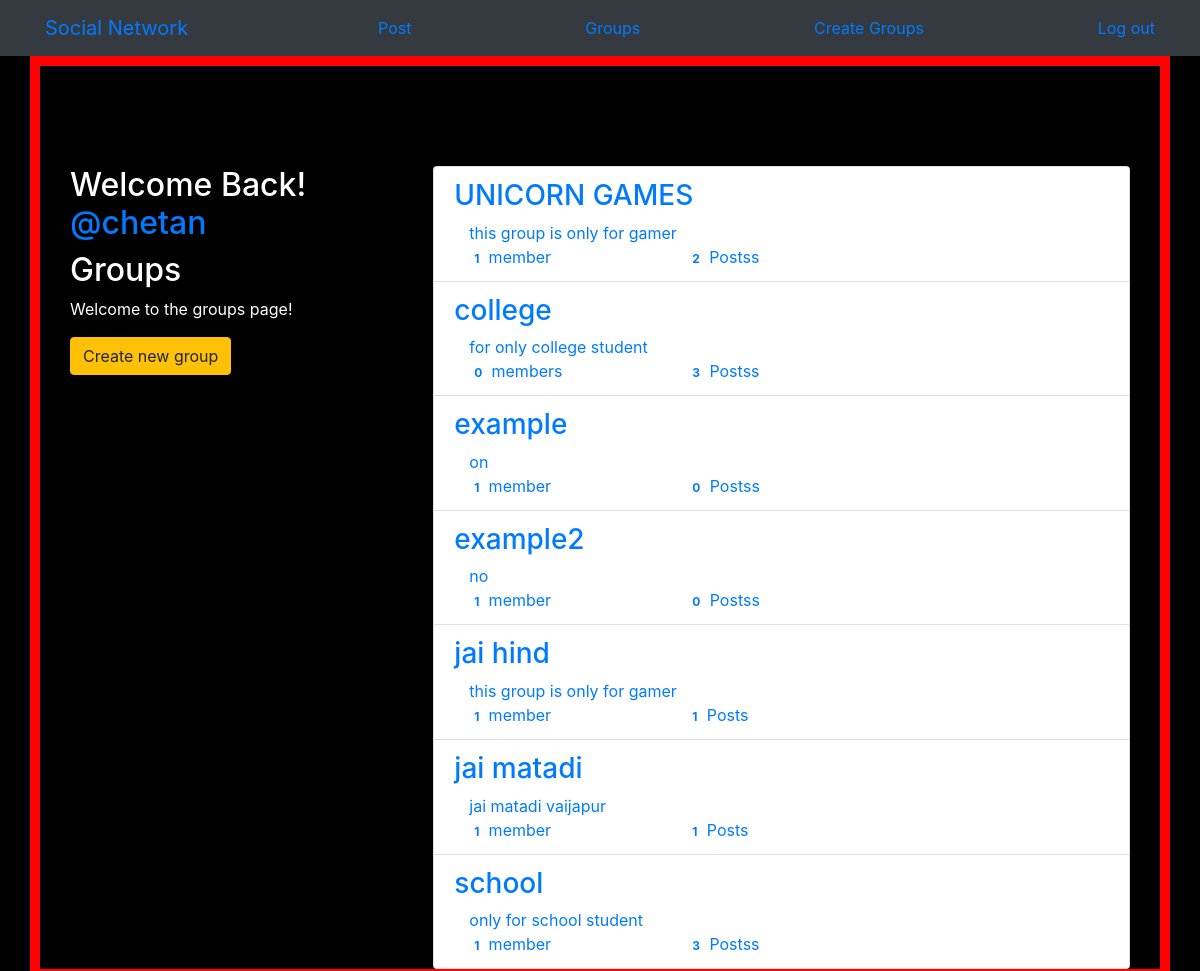
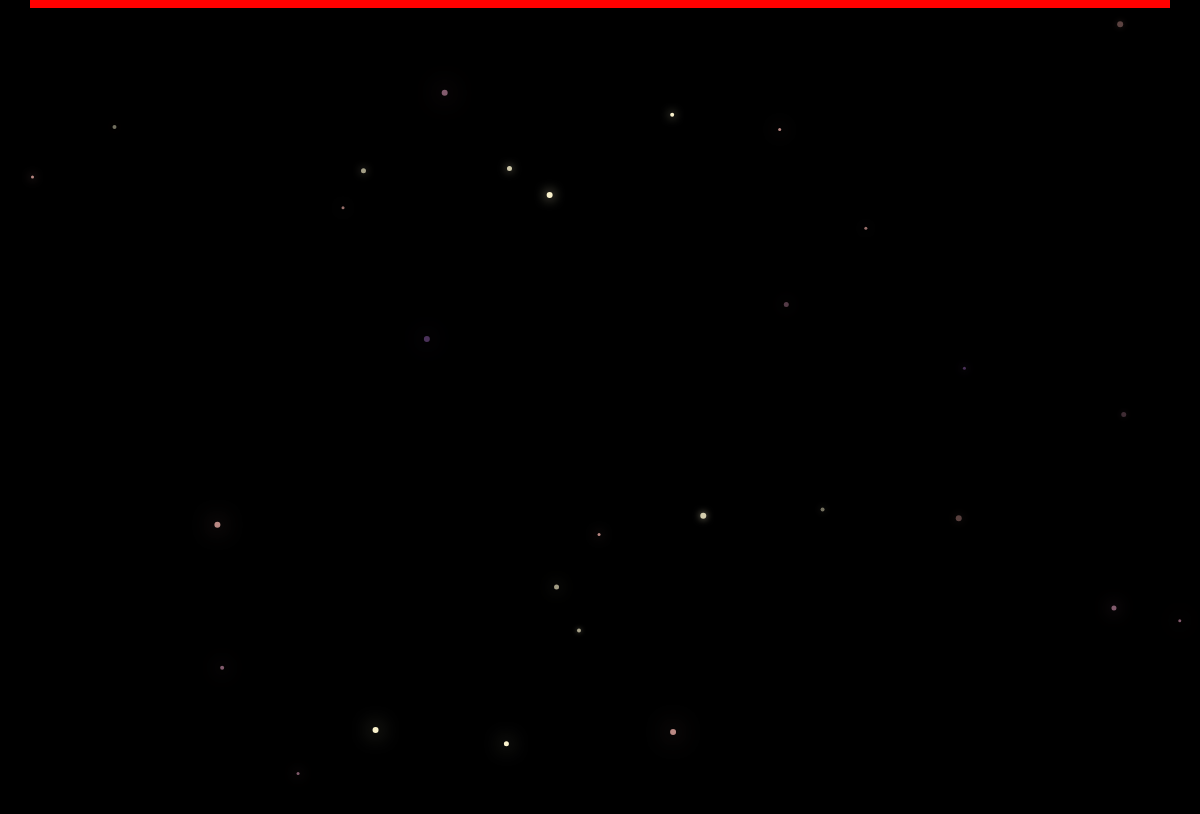
Screenshot of /group/ (signed in) with the database file from the repository (2 pictures, top to bottom).
### group/models.py (models this page shows, shortened)
class Group(models.Model):
    name= models.CharField(max_length=255,unique=True)
    slug= models.SlugField(allow_unicode=True,unique=True)
    description= models.TextField(blank=True,default='')
    description_html= models.TextField(editable=False,default='',blank=True)
    members= models.ManyToManyField(User,through='GroupMember')
    class Meta:
        ordering= ['name']

### group/views.py (the view)
# urls.py: path('',views.ListGroups.as_view(),name='all'),
class ListGroups(generic.ListView):
    model = Group

### group/templates/group/group_list.html
{% extends 'group/group_base.html' %}
{% block pregroup %}
<div class="col-md-4">
    <div class="content">
        {% if user.is_authenticated %}
            <h2>Welcome Back!
                <a href="{% url 'posts:for_user' username=user.username %}">
                    @{{user.username}}
                </a>
            </h2>
        {% endif %}
        <h2>Groups</h2>
        <p>Welcome to the groups page!</p>
    </div>
    {% if user.is_authenticated %}
         <a href="{% url 'group:create' %}" class="btn btn-md btn-fill btn-warning">
            <span class="glyphicon glyphicon-plus-sign">Create new group</span>
         </a>
    {% endif %}
</div>
{% endblock %}
{% block group_content %}
<div class="col-md-8">
    <div class="list-group">
        {% for group in object_list %}
            <a class="list-group-item" href="{% url 'group:single' slug=group.slug %}">
                <h3 class="title list-group-item-heading">{{group.name}}</h3>
                <div class="list-group-item-text container-fluid">
                    {{group.description_html|safe}}
                    <div class="row">
                        <div class="col-md-4">
                            <span class="badge">{{group.members.count}}</span>
                            member{{group.members.count|pluralize}}
                        </div>
                        <div class="col-md-4">
                            <span class="badge">{{group.posts.count}}</span>
                            Posts{{group.posts.count|pluralize}}
                        </div>
                    </div>
                </div>
            </a>
        {% endfor %}
    </div>
</div>
{% endblock %}

### static/css/master.css (style rules this page uses)
html, body { height: 100%; width: 100%; overflow: hidden; background: #191063; margin: 0; }

### static/simplesocial/css/master.css (style rules this page uses)
body { margin: 0; overflow: hidden; background-color: black; color:white; }

### rows the page displays
Group: name "UNICORN GAMES", description_html "this group is only for gamer", members.count "1", posts.count "2"
Group: name "college", description_html "for only college student", members.count "0", posts.count "3"
Group: name "example", description_html "on", members.count "1", posts.count "0"
Group: name "example2", description_html "no", members.count "1", posts.count "0"
Group: name "jai hind", description_html "this group is only for gamer", members.count "1", posts.count "1"
Group: name "jai matadi", description_html "jai matadi vaijapur", members.count "1", posts.count "1"
Group: name "school", description_html "only for school student", members.count "1", posts.count "3"

### other values shown
{{ user.username }} "chetan"
